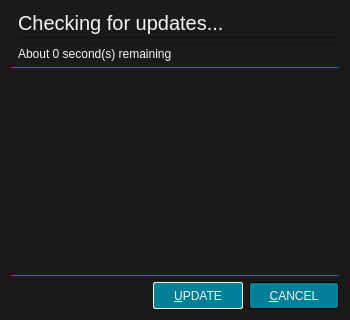
<?xml version="1.0" encoding="UTF-8"?>
<ui version="4.0">
 <class>UpdateDialog</class>
 <widget class="QDialog" name="UpdateDialog">
  <property name="geometry">
   <rect>
    <x>0</x>
    <y>0</y>
    <width>350</width>
    <height>320</height>
   </rect>
  </property>
  <property name="windowTitle">
   <string>Check for Updates</string>
  </property>
  <property name="styleSheet">
   <string notr="true">QWidget {
	font: 12px &quot;Noto Sans&quot;, &quot;FreeSans&quot;;
	background: #1A1A1A;
	color: whitesmoke;
}

#plainTextEdit {
	border-top: 1px solid #008098;
	border-bottom: 1px solid #008098;
}

/* QPushButton */

QPushButton {
    background: #008098;
	color: whitesmoke;
	border: 1px solid black;
	border-radius: 2px;
	padding: 4px 6px;
    min-width: 76px;
	min-height: 17px;
}
QPushButton:default {
	border: 1px solid whitesmoke;
}
QPushButton:pressed {
    background: #005A6A;
}
QPushButton:disabled {
	background: black;
	border: 1px solid #008098;
    color: #B8B8B8;
}

/* QScrollBar */

QScrollBar:vertical {
	border: none;
	width: 5px;
}
QScrollBar::handle:vertical {
	background: gray;
	border-radius: 2px;
	min-height: 10px;
}
QScrollBar::add-line:vertical, QScrollBar::sub-line:vertical {
	border: none;
}
QScrollBar::up-arrow:vertical, QScrollBar::down-arrow:vertical,
QScrollBar::add-page:vertical, QScrollBar::sub-page:vertical {
	background: transparent;
}

QScrollBar:horizontal {
	border: none;
	height: 5px;
}
QScrollBar::handle:horizontal {
	background: gray;
	border-radius: 2px;
	min-width: 10px;
}
QScrollBar::add-line:horizontal, QScrollBar::sub-line:horizontal {
	border: none;
}
QScrollBar::left-arrow:horizontal, QScrollBar::right-arrow:horizontal,
QScrollBar::add-page:horizontal, QScrollBar::sub-page:horizontal {
	background: transparent;
}</string>
  </property>
  <layout class="QVBoxLayout" name="verticalLayout_2">
   <item>
    <layout class="QHBoxLayout" name="horizontalLayout_2">
     <property name="spacing">
      <number>0</number>
     </property>
     <item>
      <widget class="QLabel" name="updateImg">
       <property name="sizePolicy">
        <sizepolicy hsizetype="Fixed" vsizetype="Fixed">
         <horstretch>0</horstretch>
         <verstretch>0</verstretch>
        </sizepolicy>
       </property>
       <property name="pixmap">
        <pixmap resource="../rsclist.qrc">:/img/download.svg</pixmap>
       </property>
      </widget>
     </item>
     <item>
      <layout class="QVBoxLayout" name="verticalLayout">
       <property name="spacing">
        <number>2</number>
       </property>
       <item>
        <widget class="QLabel" name="updateLabel">
         <property name="sizePolicy">
          <sizepolicy hsizetype="Preferred" vsizetype="Preferred">
           <horstretch>0</horstretch>
           <verstretch>1</verstretch>
          </sizepolicy>
         </property>
         <property name="styleSheet">
          <string notr="true">#updateLabel {
	font-size: 20px;
}</string>
         </property>
         <property name="text">
          <string>&lt;html&gt;&lt;head/&gt;&lt;body&gt;&lt;p&gt;Checking for updates...&lt;/p&gt;&lt;/body&gt;&lt;/html&gt;</string>
         </property>
        </widget>
       </item>
       <item>
        <widget class="QProgressBar" name="progressBar">
         <property name="maximumSize">
          <size>
           <width>16777215</width>
           <height>8</height>
          </size>
         </property>
         <property name="value">
          <number>0</number>
         </property>
         <property name="textVisible">
          <bool>false</bool>
         </property>
        </widget>
       </item>
       <item>
        <widget class="QLabel" name="timeRemainingLabel">
         <property name="text">
          <string>About 0 second(s) remaining</string>
         </property>
        </widget>
       </item>
      </layout>
     </item>
    </layout>
   </item>
   <item>
    <widget class="QPlainTextEdit" name="plainTextEdit">
     <property name="frameShape">
      <enum>QFrame::NoFrame</enum>
     </property>
     <property name="undoRedoEnabled">
      <bool>false</bool>
     </property>
     <property name="readOnly">
      <bool>true</bool>
     </property>
    </widget>
   </item>
   <item>
    <layout class="QHBoxLayout" name="horizontalLayout">
     <item>
      <spacer name="horizontalSpacer">
       <property name="orientation">
        <enum>Qt::Horizontal</enum>
       </property>
       <property name="sizeHint" stdset="0">
        <size>
         <width>40</width>
         <height>20</height>
        </size>
       </property>
      </spacer>
     </item>
     <item>
      <widget class="QPushButton" name="updateButton">
       <property name="sizePolicy">
        <sizepolicy hsizetype="Fixed" vsizetype="Fixed">
         <horstretch>0</horstretch>
         <verstretch>0</verstretch>
        </sizepolicy>
       </property>
       <property name="text">
        <string>&amp;UPDATE</string>
       </property>
       <property name="autoDefault">
        <bool>false</bool>
       </property>
       <property name="default">
        <bool>true</bool>
       </property>
      </widget>
     </item>
     <item>
      <widget class="QPushButton" name="cancelButton">
       <property name="sizePolicy">
        <sizepolicy hsizetype="Fixed" vsizetype="Fixed">
         <horstretch>0</horstretch>
         <verstretch>0</verstretch>
        </sizepolicy>
       </property>
       <property name="text">
        <string>&amp;CANCEL</string>
       </property>
       <property name="autoDefault">
        <bool>false</bool>
       </property>
      </widget>
     </item>
    </layout>
   </item>
  </layout>
 </widget>
 <resources>
  <include location="../rsclist.qrc"/>
 </resources>
 <connections/>
</ui>
